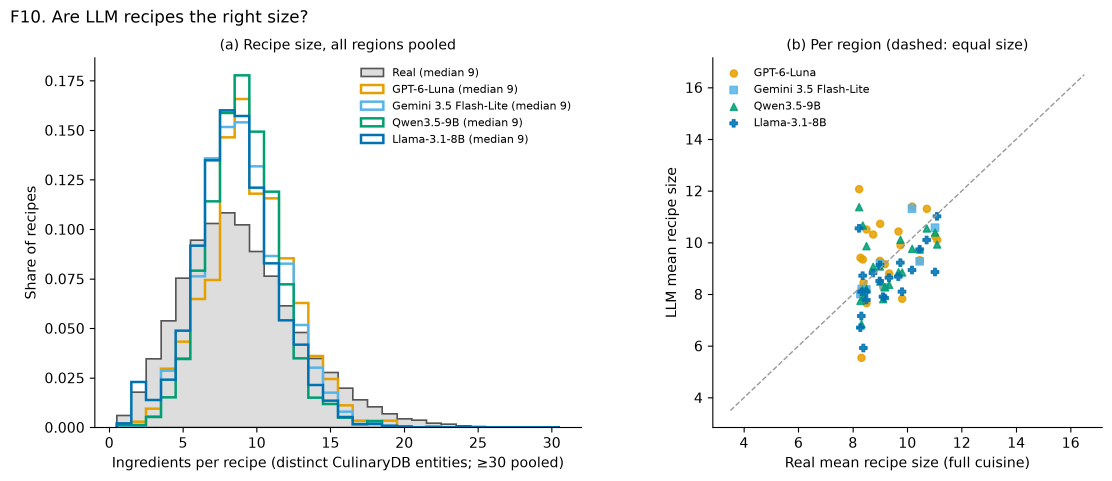
#> input picture figures/F10_sizes.png, 3336 x 1442 px, given in place of F10_sizes.png.png, which was not available (shown at 1/3 size)
$ python -i story_deck.py   (imports and definitions only)
#> lines starting #> are read from the running program, lines starting #| are printed output that depends on the picture
"""The talk deck: 14 story slides (one idea each, large readable charts) plus backup slides for questions.
Speaker notes carry what to say and the [DEMO]/[SHOW] cues; SPEAKING_SCRIPT.md is generated from them.

Every number is read from results/summary.json, results/steering_example.json and the audit tables; charts are the
repository's own: slide versions from analysis/figures/slide_figures.py (large text) and the report figures for backups.

Usage (repo root): .venv/bin/python presentation/story_deck.py
Output: presentation/story/Group44_BIO544_presentation.pptx, .pdf and SPEAKING_SCRIPT.md
"""

from __future__ import annotations

import contextlib
import json
import subprocess
import sys
from pathlib import Path

import numpy as np
import pandas as pd
from PIL import Image
from pptx import Presentation
from pptx.dml.color import RGBColor
from pptx.enum.shapes import MSO_CONNECTOR, MSO_SHAPE
from pptx.enum.text import MSO_ANCHOR, PP_ALIGN
from pptx.util import Emu, Inches, Pt

sys.path.insert(0, str(Path(__file__).resolve().parent))
import talk_script as TS  # noqa: E402

# [1 line that did not run here, left out]

REPO = Path(__file__).resolve().parents[1]
OUT = REPO / "presentation" / "story"
IMG = OUT / "_img"
FIG = REPO / "figures"
SLIDE_FIG = FIG / "slides"
SHOTS = REPO / "app" / "screenshots"

NAVY, DARK, TEAL, TEAL_LIGHT, ORANGE = "1B2631", "13202C", "0E7C86", "7FD1D8", "D55E00"
GREY, BG, CARD, WHITE = "5D6D7E", "FAFAF7", "F0F3F4", "FFFFFF"
SERIF, SANS = "Georgia", "Calibri"
W, H = 13.333, 7.5

# [1 line that did not run here, left out]
# [1 line that did not run here, left out]
# [1 line that did not run here, left out]
MODELS = {"openai-gpt-6-luna": "GPT-6-Luna", "gemini-3.5-flash-lite": "Gemini 3.5 Flash-Lite",
          "qwen3.5-9b": "Qwen3.5-9B", "llama-3.1-8b": "Llama-3.1-8B"}  # fmt: skip
# [1 line that did not run here, left out]
# [1 line that did not run here, left out]
# [1 line that did not run here, left out]
# [1 line that did not run here, left out]
# [1 line that did not run here, left out]
# [1 line that did not run here, left out]
# [1 line that did not run here, left out]
# [1 line that did not run here, left out]
# [1 line that did not run here, left out]
# [1 line that did not run here, left out]
# [1 line that did not run here, left out]
# [1 line that did not run here, left out]
N_REAL = 45_772
# [2 lines not run here, left out]
LUNA, QWEN, LLAMA, GEM = "openai-gpt-6-luna", "qwen3.5-9b", "llama-3.1-8b", "gemini-3.5-flash-lite"


def pct(x: float) -> str:
    return f"{100 * x:.0f}%"


def span(vals) -> str:
    lo, hi = f"{min(vals):.2f}", f"{max(vals):.2f}"
    return lo if lo == hi else f"{lo}–{hi}"


def rgb(h: str) -> RGBColor:
    return RGBColor.from_string(h)


def trimmed(name: str) -> Path:
    """A report figure without its printed title (first text block at the top), for use under a slide title."""
#> called with name = '../figures/F10_sizes.png'
    IMG.mkdir(parents=True, exist_ok=True)
    im = Image.open(FIG / f"{name}.png").convert("RGB")
    a = np.asarray(im.convert("L"))
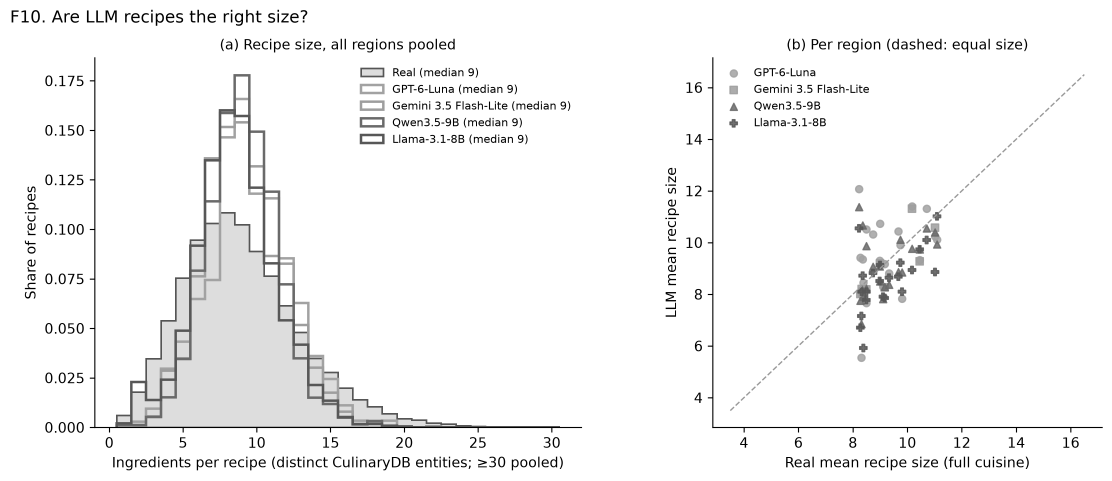
#> a: shape (1442, 3336) (shown at 1/3 size); min 0, max 255, mean 245.4
    ink = (a < 150).any(axis=1)
    h = len(ink)
#> h = 1442
    r0 = int(np.argmax(ink))
#> r0 = 29
    r1, gap = r0, max(4, h // 200)
#> r1 = 29; gap = 7
    while r1 < h and ink[r1 : r1 + gap].any():
        r1 += 1
#> this loop made 48 passes
#> after the loop, r1 = 77
    top = r1 + 2 if r1 < 0.16 * h else 0
#> top = 79
    dst = IMG / f"{name}.png"
    im.crop((0, top, im.width, h)).save(dst)
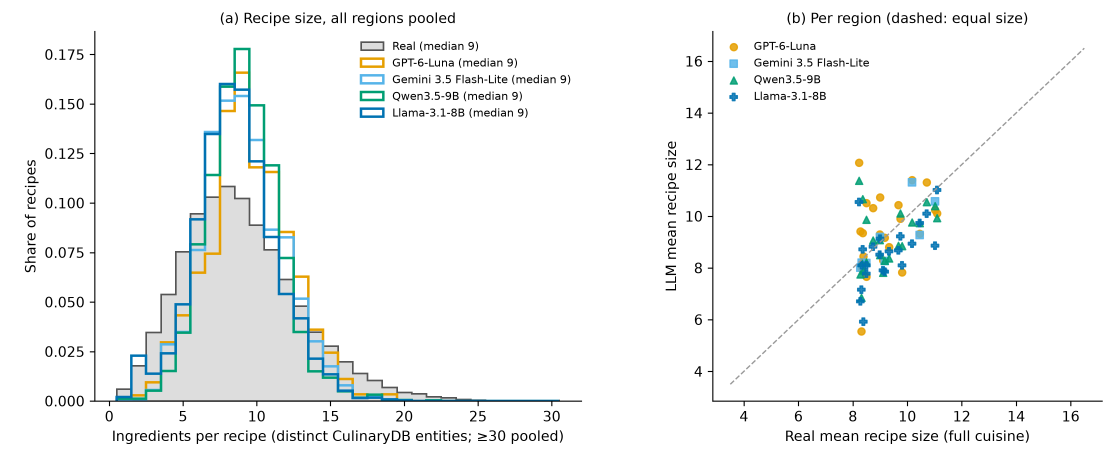
#> saved as F10_sizes.png.png: PIL image 3336x1363 RGB (shown at 1/3 size); mean R, G, B 244.3, 245.8, 245.6
    return dst


class Deck:
    # [67 lines left out: functions __init__, fill, text, rich, box, picture, not called in this run]

    def kpi(self, s, x, y, w, value, label, color=ORANGE, vsize=40, lsize=14):
        self.text(s, value, x, y, w, 0.8, vsize, color, bold=True, font=SERIF)
        self.text(s, label, x, y + vsize / 72 * 1.3, w, 0.9, lsize, GREY)

    # [27 lines left out: functions number_badge, arrow, tag, not called in this run]

    # ---- slide types
    def background(self, s, color: str) -> None:
        s.background.fill.solid()
        s.background.fill.fore_color.rgb = rgb(color)

    # [411 lines left out: functions content, dark, _arrowhead, build, not called in this run]


def link(tb, url: str = "") -> None:
    """Make the whole text box clickable (default: the GitHub repository) while the text keeps its own colour."""
    tb.click_action.hyperlink.address = url or GITHUB


# [31 lines left out: functions speaking_script, main, not called in this run]


# [2 lines not run here, left out]

>>> result = trimmed('../figures/F10_sizes.png')

$ run again, on figures/F13_copy_mutate.png
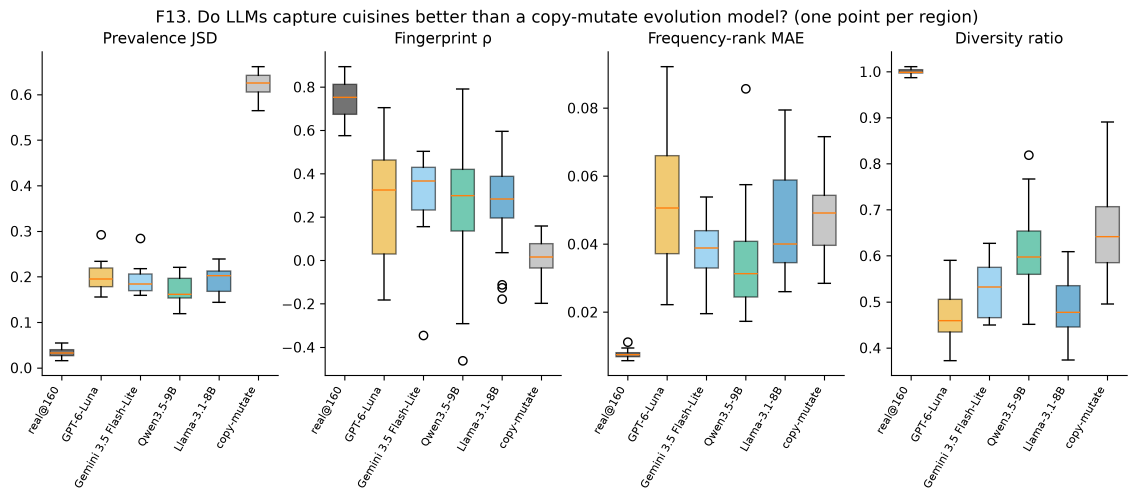
#> input picture figures/F13_copy_mutate.png, 3411 x 1502 px, given in place of F13_copy_mutate.png.png, which was not available (shown at 1/3 size)
#> in trimmed, `a = np.asarray(im.convert("L"))`:
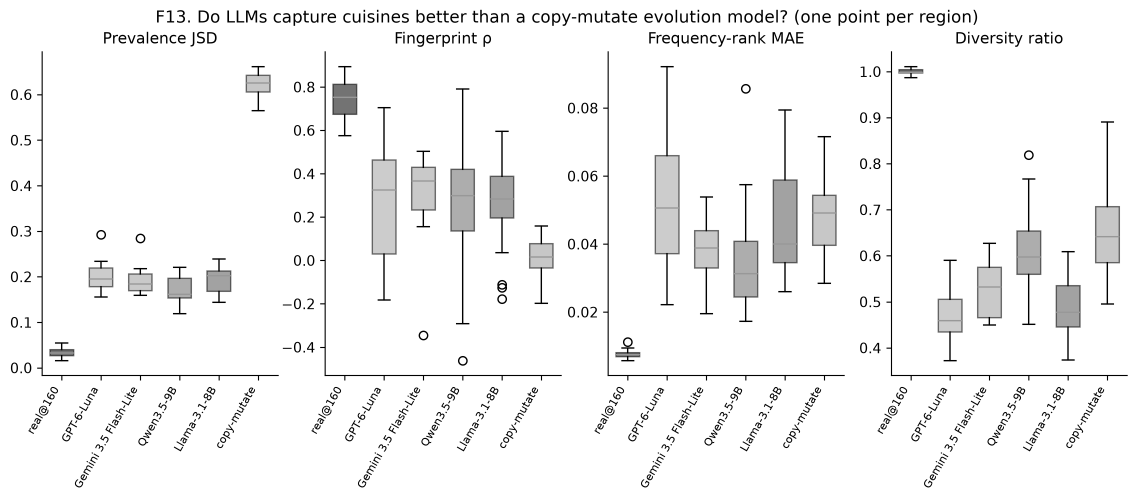
#> a: shape (1502, 3411) (shown at 1/3 size); min 0, max 255, mean 244.2
#> h = 1502
#> r0 = 29
#> in trimmed, `r1, gap = r0, max(4, h // 200)`: gap = 7
#> the loop in trimmed, `while r1 < h and ink[r1 : r1 + gap].any():` made 49 passes
#> after the loop in trimmed, `while r1 < h and ink[r1 : r1 + gap].any():`: r1 = 78
#> top = 80
#> in trimmed, `im.crop((0, top, im.width, h)).save(dst)`:
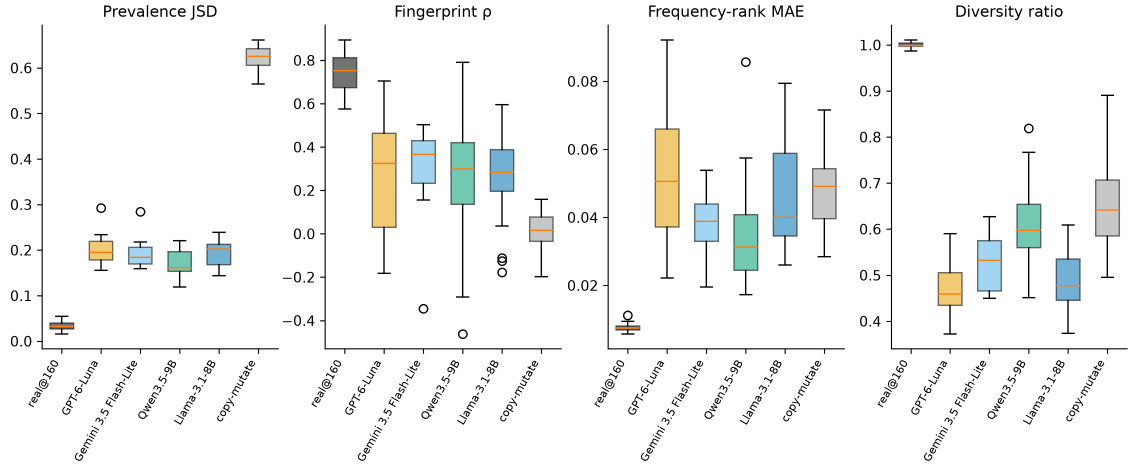
#> saved as F13_copy_mutate.png.png: PIL image 3411x1422 RGB (shown at 1/3 size); mean R, G, B 244.3, 245.1, 244.4

$ run again, on figures/F15_best_of_n.png
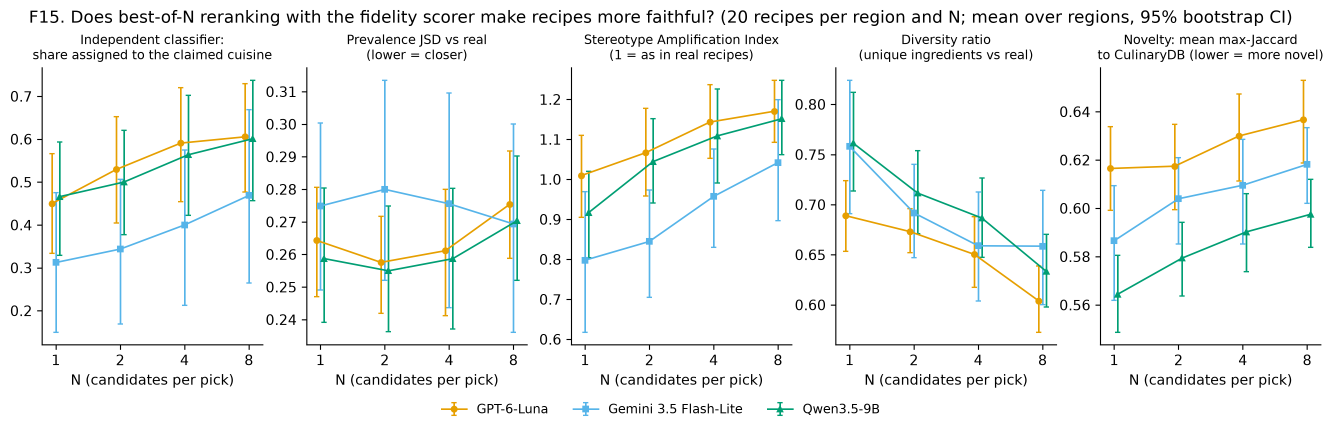
#> input picture figures/F15_best_of_n.png, 4000 x 1294 px, given in place of F15_best_of_n.png.png, which was not available (shown at 1/3 size)
#> in trimmed, `a = np.asarray(im.convert("L"))`:
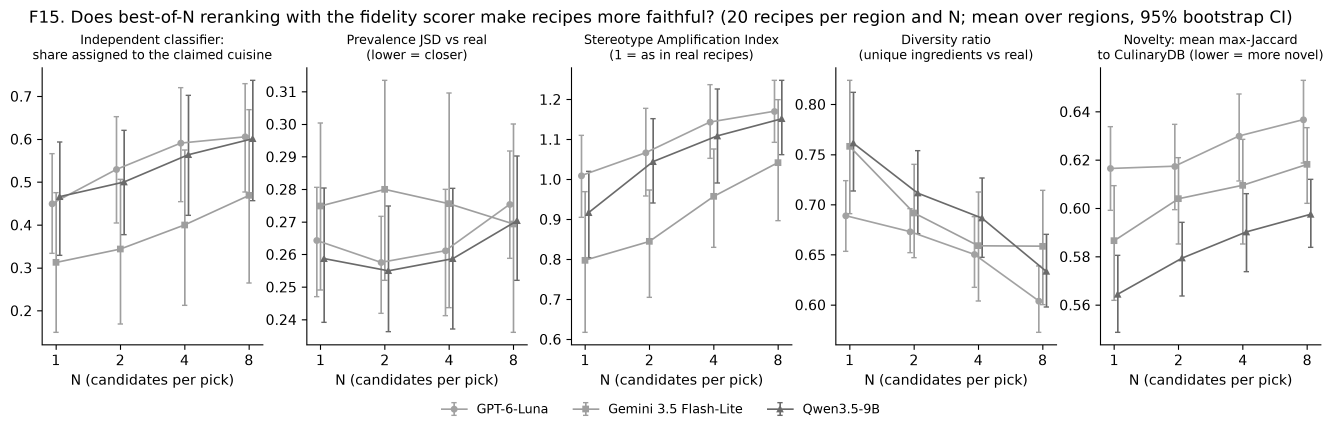
#> a: shape (1294, 4000) (shown at 1/3 size); min 0, max 255, mean 243.9
#> h = 1294
#> r0 = 30
#> in trimmed, `r1, gap = r0, max(4, h // 200)`: gap = 6
#> the loop in trimmed, `while r1 < h and ink[r1 : r1 + gap].any():` made 48 passes
#> after the loop in trimmed, `while r1 < h and ink[r1 : r1 + gap].any():`: r1 = 78
#> top = 80
#> in trimmed, `im.crop((0, top, im.width, h)).save(dst)`:
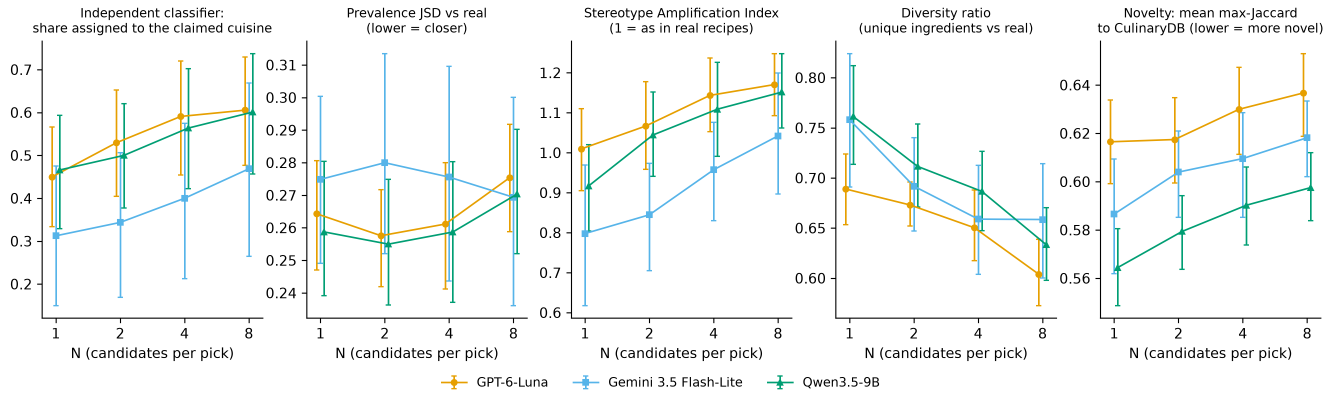
#> saved as F15_best_of_n.png.png: PIL image 4000x1214 RGB (shown at 1/3 size); mean R, G, B 243.8, 245.9, 244.6
